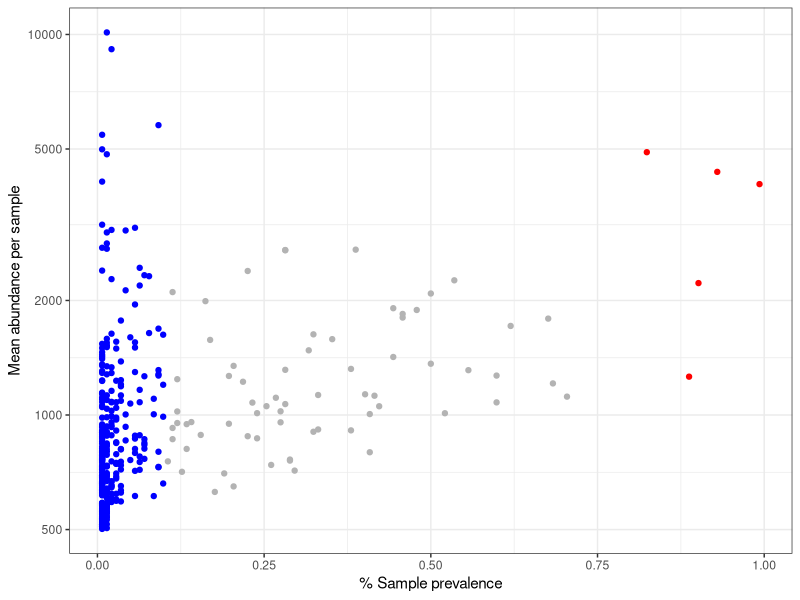

Write the R code that produced this figure.
library(ggplot2)
library(scales)

#import OTU matrix
df=read.table("data/TableS4.txt", header=TRUE, row.names='nodes', sep='\t')
OTU_table=df[rownames(df)[grep("Chloroplast|Mitochondria|NoRelative", rownames(df), ignore.case=TRUE, invert=TRUE)],]
dim(OTU_table)

OTU.table.all <- OTU_table

# set min abundance for count calculations (use all for plotting)
minabu <- 500
otus <- t(OTU.table.all)

# We count for each OTU in how many sites are present
site.otu <- apply(otus > minabu, 2, sum)
# Take percent total sample prevalence
site.otu.prev <- apply(otus > minabu, 2, mean)

# mean
if (minabu == 0) {
  # If minabu = 0 we can calculate the mean straightforward
  mean.abu <- apply(otus, 2, sum)/site.otu
} else {
  mean.abu <- rep(0, ncol(otus))
  # If not we have to find where there are the OTU with a value larger than minabu
  for (i in 1:ncol(otus)) {
    mask <- otus[, i] > minabu
    # And calculate the mean abundance
    mean.abu[i] <- sum(otus[mask, i])/max(1, site.otu[i])
  }
}
mean.abu[is.na(mean.abu)] <- 0


b<-as.data.frame(cbind(site.otu.prev[mean.abu > minabu], mean.abu[mean.abu > minabu]))
colnames(b)<-c("counts", "mean")
b$com[b$counts >= 0.75 & b$mean >= minabu]<-"Broad"
b$com[b$counts <= 0.1  & b$mean >= minabu]<-"Narrow"
b$com[is.na(b$com)]<-"NA"

base_breaks <- function(n = 10){
  function(x) {
    axisTicks(log10(range(x, na.rm = TRUE)), log = TRUE, n = n)
  }
}

ggplot(data=b) +
  geom_point(aes(counts, mean, colour=com)) +
  xlab("% Sample prevalence") +
  ylab("Mean abundance per sample") +
  scale_y_continuous(trans = log_trans(), breaks = base_breaks()) +
  scale_color_manual(values=c("red", "grey70", "blue")) +
  guides(colour=FALSE) +
  theme(legend.position = "bottom") +
  theme_bw()

#Return broad & narrow oligotypes
broad <- rownames(b)[b$counts >= 0.75 & b$mean >= minabu]
narrow <- rownames(b)[b$counts <= 0.1  & b$mean >= minabu]
